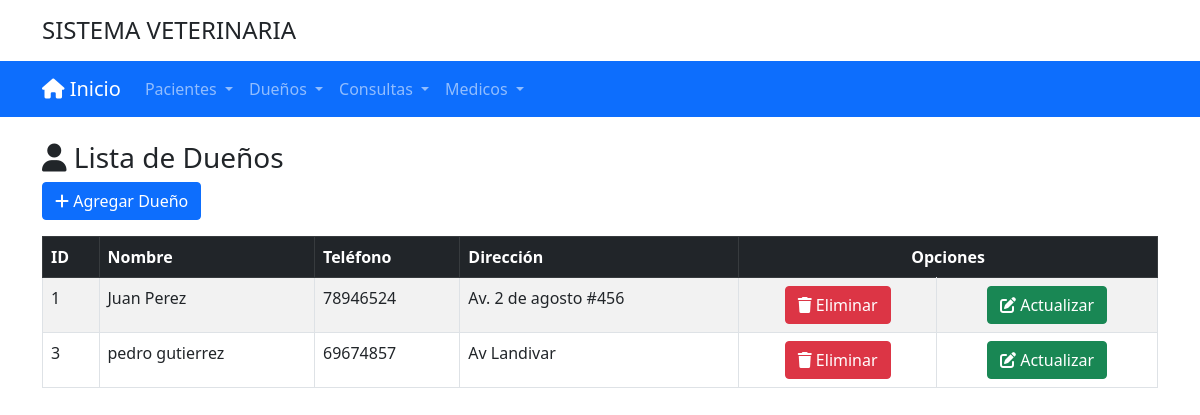
The app's page /vistas/listaDueno.php with its own data.
### vistas/listaDueno.php (the view, shortened to what this page needs)
<!DOCTYPE html>
<html lang="es">
<head>
</head>
<body>
<?php include "menu.php"; ?>
<div class="container mt-4">
  <h3><i class="fas fa-user"></i> Lista de Dueños</h3>
  <button type="button" class="btn btn-primary mb-3" data-bs-toggle="modal" data-bs-target="#modalDueño">
    <i class="fas fa-plus"></i> Agregar Dueño
  </button>
  <table class="table table-bordered table-striped">
    <thead class="table-dark">
      <tr>
        <th>ID</th>
        <th>Nombre</th>
        <th>Teléfono</th>
        <th>Dirección</th>
        <th colspan="2" class="text-center">Opciones</th>
      </tr>
    </thead>
    <tbody>
      <?php
        include('../modelo/conexion.php');
        $query = "SELECT id_dueño, nombre, telefono, direccion FROM dueño";
        $res = $conexion->query($query);
        while($row = $res->fetch_assoc()) {
      ?>
        <tr>
          <td><?php echo $row['id_dueño']; ?></td>
          <td><?php echo $row['nombre']; ?></td>
          <td><?php echo $row['telefono']; ?></td>
          <td><?php echo $row['direccion']; ?></td>
          <td class="text-center">
            <a class="btn btn-danger" href="../controladores/eliminarDueno.php?ide=<?php echo $row['id_dueño']; ?>">
              <i class="fas fa-trash"></i> Eliminar
            </a>
          </td>
          <td class="text-center">
            <a class="btn btn-success" href="../vistas/editarFrmDueno.php?ide=<?php echo $row['id_dueño']; ?>">
              <i class="fas fa-edit"></i> Actualizar
            </a>
          </td>
        </tr>
      <?php } ?>
    </tbody>
  </table>
</div>
</body>
</html>

### records on screen
dueño: id_dueño "1", nombre "Juan Perez", telefono "78946524", direccion "Av. 2 de agosto #456"
dueño: id_dueño "3", nombre "pedro gutierrez", telefono "69674857", direccion "Av Landivar"
